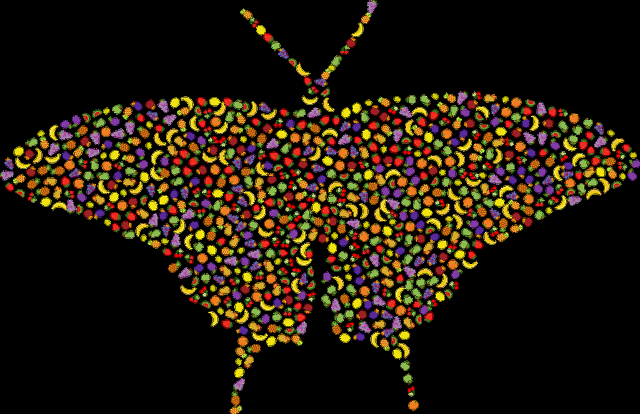
#> input picture Image/fruit.png, 1280 x 828 px (shown at 1/2 size)
$ python 14detectObjectbyColor.py
#> lines starting #> are read from the running program, lines starting #| are printed output that depends on the picture; after the words box and inside, x2 and y2 are one past the last pixel; in counts of white or black regions, pixels touching at a corner belong together
import cv2
import numpy

while True :
    img=cv2.imread("Image/fruit.png")
#> img is the input picture: shape (828, 1280, 3); mean B, G, R 11.2, 24.5, 34.9
    #img=cv2.resize(img,(400,400))

    #ช่วงของสี BGR
    lower = numpy.array([157,42,89]) #ช่วงสีที่เข้มที่สุด
    upper = numpy.array([173,126,184]) #ช่วงสีที่จางที่สุด

    mask=cv2.inRange(img,lower,upper)
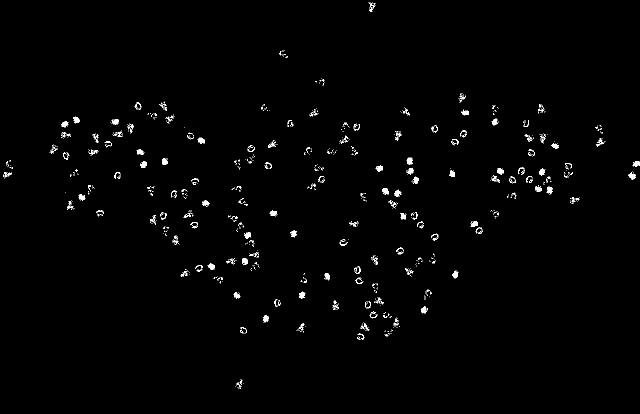
#> mask: shape (828, 1280) (shown at 1/2 size); 0.99% white; 1096 white regions (958 under 20 px), largest, box (x1, y1, x2, y2) and area: (813, 315, 825, 330) 117, (751, 330, 766, 344) 116, (1093, 373, 1105, 389) 113
    result = cv2.bitwise_and(img,img,mask=mask)
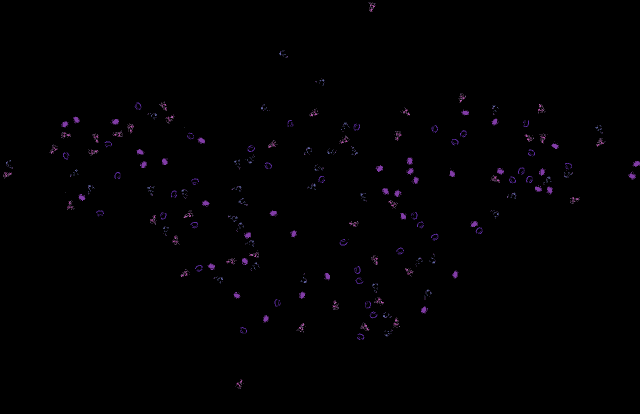
#> result: shape (828, 1280, 3) (shown at 1/2 size); mean B, G, R 1.6, 0.7, 1.3
    if cv2.waitKey(0) & 0xFF == ord("e"):
#> (key e is pressed here)
        break

    cv2.imshow("Original",img)
    cv2.imshow("Mask",mask)
    cv2.imshow("Result",result)
    cv2.imwrite('Image/outputA.jpg',img)
    cv2.imwrite('Image/outputB.jpg',mask)
    cv2.imwrite('Image/outputC.jpg',result)


cv2.destroyAllWindows()
